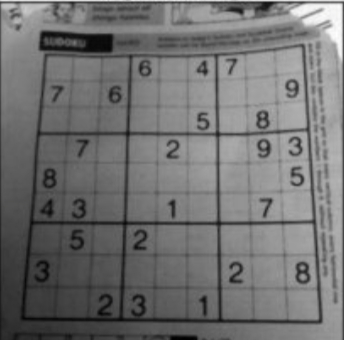
#> input picture openCV/sd.jpg, 344 x 340 px
$ python '9.3 openCV图像处理_全局阈值.py'   (Python 2 division)
#> lines starting #> are read from the running program, lines starting #| are printed output that depends on the picture; after the words box and inside, x2 and y2 are one past the last pixel; in counts of white or black regions, pixels touching at a corner belong together
# -*- coding: utf-8 -*-
import numpy as np
import matplotlib as mat
import matplotlib.pyplot as plt
import cv2

"""
        源,阈值 指定值,模式
        ret,mask = cv2.threshold(img,175,255,cv2.THRESH_BINARY)

        THRESH_BINARY = 0L
                 指定值    source(x,y)>阈值
            n =
                   0            其他
        THRESH_BINARY_INV = 1L
                    0       source(x,y)>阈值
            n =
                  指定值          其他

        THRESH_TRUNC

                 指定值           source(x,y)>指定值
            n =
                source(x,y)        其他

        THRESH_TOZERO = 3L
                  source(x,y)      source(x,y)>阈值
            n =
                       0                其他
        THRESH_TOZERO_INV = 4L

                  source(x,y)           其他
            n =
                       0               source(x,y)>阈值
"""

# [48 lines left out: function AA, not called in this run]


def OTSU():
    """
        使用系统默认的最优阈值
    """
    im = cv2.imread("./sd.jpg")
#> im is the input picture: shape (340, 344, 3); mean B, G, R 113.2, 113.2, 113.2

    rows, cols, c = im.shape
#> rows = 340; cols = 344; c = 3
    """
        转灰色图
    """
    gray = cv2.cvtColor(im, cv2.COLOR_BGR2GRAY)

    """
        设置最低为0
        在处理方法后加上cv2.THRESH_OTSU
        返回值:ret 就是阈值  (设置后就是设置的  没有设置就是计算出来的最优)
    """

    ret1, new1 = cv2.threshold(gray, 170, 255, cv2.THRESH_BINARY)
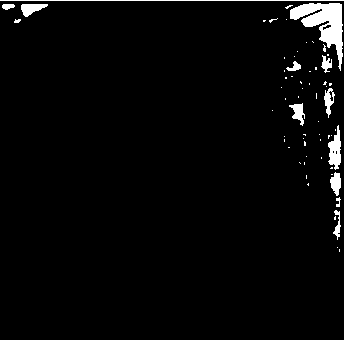
#> new1: shape (340, 344); 3% white; 63 white regions (50 under 20 px), largest, box (x1, y1, x2, y2) and area: (290, 3, 343, 71) 1468, (328, 125, 341, 170) 345, (0, 0, 344, 1) 344

    ret2,new2=cv2.threshold(gray,0,255,cv2.THRESH_BINARY+cv2.THRESH_OTSU)
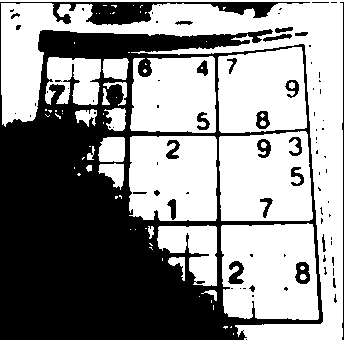
#> new2: shape (340, 344); 55.8% white; 85 black regions (59 under 20 px), largest, box (x1, y1, x2, y2) and area: (0, 2, 323, 340) 48789, (340, 2, 344, 340) 356, (228, 261, 244, 284) 225
#> ret2 = 109

    print ret1,ret2
#| 170.0 109.0
    ax1=plt.subplot(121)
    ax1.imshow(new1,"gray")

    ax2 = plt.subplot(122)
    ax2.imshow(new2,'gray')
    plt.show()
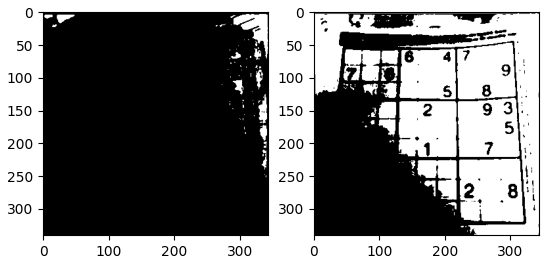
#> figure drawn by matplotlib, 2 panels

OTSU()
